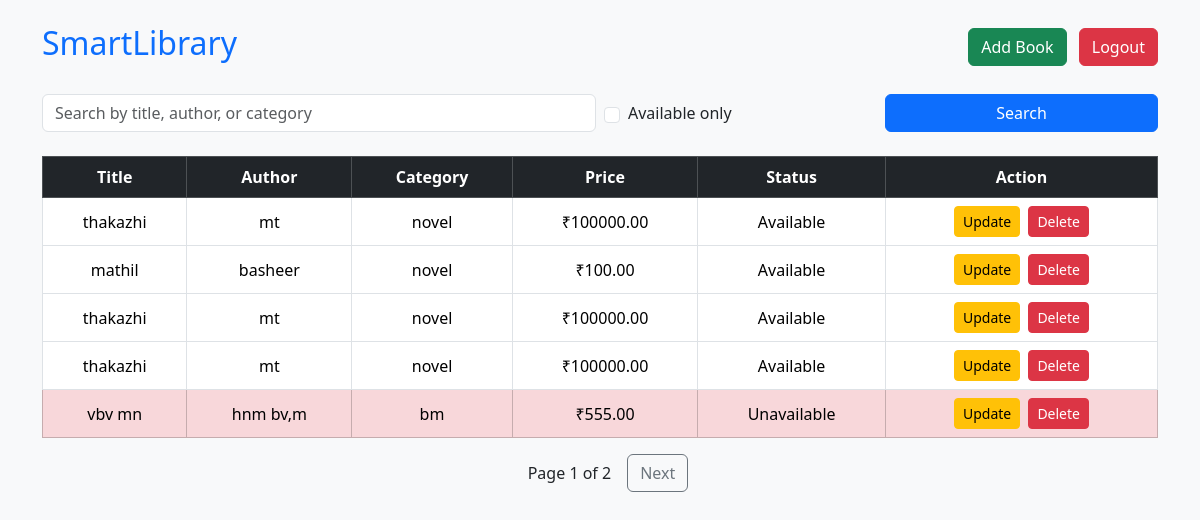
Page /book-list/ (signed in) on the committed database.
### library_management/models.py (models this page shows, shortened)
class Book(models.Model):
    title = models.CharField(max_length=200)
    author = models.CharField(max_length=100)
    category = models.CharField(max_length=100)
    price = models.DecimalField(max_digits=8, decimal_places=2)
    availability = models.BooleanField(default=True)

### library_management/views.py (the view, shortened to what this page needs)
# urls.py: path('book-list/', views.book_list, name='all-book'),
@login_required(login_url='login')
def book_list(request):
    query = request.GET.get('q', '')
    available_only = request.GET.get('available', '')
    books = Book.objects.all()
    query = request.GET.get('q', '')
    available_only = request.GET.get('available', '') == 'on'
    books = Book.objects.all()
    if available_only:
        books = books.filter(availability=True)
    paginator = Paginator(books, 5)
    page_number = request.GET.get('page')
    page_obj = paginator.get_page(page_number)
    return render(request, 'books_list.html', {
        'page_obj': page_obj,
        'query': query,
        'available_only': available_only,
    })

### library_management/templates/books_list.html (shortened to what this page needs)
<!DOCTYPE html>
<html lang="en">
<head>
    <link href="https://cdn.jsdelivr.net/npm/bootstrap@5.3.3/dist/css/bootstrap.min.css" rel="stylesheet">
</head>
<body>
<div class="container mt-4">
    <div class="d-flex justify-content-between align-items-center mb-4">
        <h2>SmartLibrary</h2>
        <div>
            {% if user.is_superuser %}
                <a href="{% url 'add-book' %}" class="btn btn-success me-2">Add Book</a>
            {% endif %}
            <a href="{% url 'logout' %}" class="btn btn-danger">Logout</a>
        </div>
    </div>
    <form method="get" class="row g-2 mb-4">
        <div class="col-md-6">
            <input type="text" name="q" class="form-control" placeholder="Search by title, author, or category" value="{{ request.GET.q }}">
        </div>
        <div class="col-md-3 d-flex align-items-center">
            <input class="form-check-input me-2" type="checkbox" name="available" id="available"
                {% if request.GET.available == 'on' %}checked{% endif %}>
            <label class="form-check-label" for="available">Available only</label>
        </div>
        <div class="col-md-3">
            <button class="btn btn-primary w-100" type="submit">Search</button>
        </div>
    </form>
    <table class="table table-bordered text-center align-middle">
        <thead class="table-dark">
            <tr>
                <th>Title</th>
                <th>Author</th>
                <th>Category</th>
                <th>Price</th>
                <th>Status</th>
                {% if user.is_superuser %}
                    <th>Action</th>
                {% endif %}
            </tr>
        </thead>
        <tbody>
            {% for book in page_obj %}
                <tr class="{% if not book.availability %}table-danger{% endif %}">
                    <td>{{ book.title }}</td>
                    <td>{{ book.author }}</td>
                    <td>{{ book.category }}</td>
                    <td>₹{{ book.price }}</td>
                    <td>{{ book.availability|yesno:"Available,Unavailable" }}</td>
                    {% if user.is_superuser %}
                    <td>
                        <a href="{% url 'update-book' book.id %}" class="btn btn-sm btn-warning me-1">Update</a>
                        <a href="{% url 'delete-book' book.id %}" class="btn btn-sm btn-danger"
                            onclick="return confirm('Are you sure you want to delete this book?');">
                            Delete
                        </a>
                    </td>
                    {% endif %}
                </tr>
            {% empty %}
                <tr>
                    <td colspan="{% if user.is_superuser %}6{% else %}5{% endif %}" class="text-muted">No books found.</td>
                </tr>
            {% endfor %}
        </tbody>
    </table>
    <div class="d-flex justify-content-center mt-3">
        <span class="align-self-center px-3">
            Page {{ page_obj.number }} of {{ page_obj.paginator.num_pages }}
        </span>
        {% if page_obj.has_next %}
            <a href="?q={{ request.GET.q }}{% if request.GET.available %}&available=on{% endif %}&page={{ page_obj.next_page_number }}" class="btn btn-outline-secondary">Next</a>
        {% endif %}
    </div>
</div>
</body>
</html>

### library_management/templates/books_list.html (style rules this page uses)
body { background-color: #f8f9fa; }
h2 { color: #0d6efd; }
.table-danger { background-color: #f8d7da; }

### rows in the picture
Book: title "thakazhi", author "mt", category "novel", price "100000.00", availability "Available"
Book: title "mathil", author "basheer", category "novel", price "100.00", availability "Available"
Book: title "thakazhi", author "mt", category "novel", price "100000.00", availability "Available"
Book: title "thakazhi", author "mt", category "novel", price "100000.00", availability "Available"
Book: title "vbv mn", author "hnm bv,m", category "bm", price "555.00", availability "Unavailable"

### other values in the picture
{{ page_obj.number }} "1"
{{ page_obj.paginator.num_pages }} "2"
